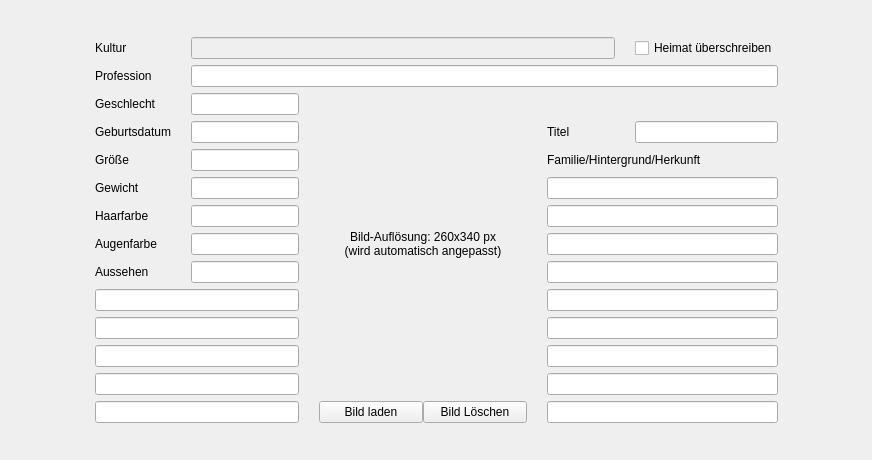
<?xml version="1.0" encoding="UTF-8"?>
<ui version="4.0">
 <class>formBeschreibung</class>
 <widget class="QWidget" name="formBeschreibung">
  <property name="geometry">
   <rect>
    <x>0</x>
    <y>0</y>
    <width>872</width>
    <height>460</height>
   </rect>
  </property>
  <property name="windowTitle">
   <string>Beschreibung</string>
  </property>
  <layout class="QGridLayout" name="gridLayout_3">
   <item row="0" column="0">
    <layout class="QGridLayout" name="gridLayout">
     <property name="sizeConstraint">
      <enum>QLayout::SetDefaultConstraint</enum>
     </property>
     <item row="1" column="1">
      <layout class="QGridLayout" name="gridLayout_2">
       <property name="horizontalSpacing">
        <number>20</number>
       </property>
       <item row="6" column="1">
        <widget class="QLineEdit" name="leHaarfarbe"/>
       </item>
       <item row="0" column="4">
        <widget class="QCheckBox" name="chkKultur">
         <property name="text">
          <string>Heimat überschreiben</string>
         </property>
        </widget>
       </item>
       <item row="13" column="2">
        <layout class="QHBoxLayout" name="horizontalLayout">
         <item>
          <widget class="QPushButton" name="buttonLoadImage">
           <property name="text">
            <string>Bild laden</string>
           </property>
          </widget>
         </item>
         <item>
          <widget class="QPushButton" name="buttonDeleteImage">
           <property name="text">
            <string>Bild Löschen</string>
           </property>
          </widget>
         </item>
        </layout>
       </item>
       <item row="2" column="0">
        <widget class="QLabel" name="label_3">
         <property name="text">
          <string>Geschlecht</string>
         </property>
        </widget>
       </item>
       <item row="9" column="0" colspan="2">
        <widget class="QLineEdit" name="leAussehen2"/>
       </item>
       <item row="4" column="3" colspan="2">
        <widget class="QLabel" name="label_10">
         <property name="text">
          <string>Familie/Hintergrund/Herkunft</string>
         </property>
        </widget>
       </item>
       <item row="2" column="2" rowspan="11">
        <widget class="QLabel" name="labelImage">
         <property name="minimumSize">
          <size>
           <width>208</width>
           <height>272</height>
          </size>
         </property>
         <property name="maximumSize">
          <size>
           <width>208</width>
           <height>272</height>
          </size>
         </property>
         <property name="text">
          <string>Bild-Auflösung: 260x340 px
(wird automatisch angepasst)</string>
         </property>
         <property name="alignment">
          <set>Qt::AlignCenter</set>
         </property>
         <property name="wordWrap">
          <bool>true</bool>
         </property>
        </widget>
       </item>
       <item row="10" column="0" colspan="2">
        <widget class="QLineEdit" name="leAussehen3"/>
       </item>
       <item row="7" column="1">
        <widget class="QLineEdit" name="leAugenfarbe"/>
       </item>
       <item row="5" column="0">
        <widget class="QLabel" name="label_6">
         <property name="text">
          <string>Gewicht</string>
         </property>
        </widget>
       </item>
       <item row="6" column="3" colspan="2">
        <widget class="QLineEdit" name="leHintergrund1"/>
       </item>
       <item row="8" column="0">
        <widget class="QLabel" name="label_9">
         <property name="text">
          <string>Aussehen</string>
         </property>
        </widget>
       </item>
       <item row="13" column="0" colspan="2">
        <widget class="QLineEdit" name="leAussehen6"/>
       </item>
       <item row="13" column="3" colspan="2">
        <widget class="QLineEdit" name="leHintergrund8"/>
       </item>
       <item row="2" column="1">
        <widget class="QLineEdit" name="leGeschlecht"/>
       </item>
       <item row="12" column="3" colspan="2">
        <widget class="QLineEdit" name="leHintergrund7"/>
       </item>
       <item row="6" column="0">
        <widget class="QLabel" name="label_7">
         <property name="text">
          <string>Haarfarbe</string>
         </property>
        </widget>
       </item>
       <item row="5" column="1">
        <widget class="QLineEdit" name="leGewicht"/>
       </item>
       <item row="0" column="0">
        <widget class="QLabel" name="label_11">
         <property name="text">
          <string>Kultur</string>
         </property>
        </widget>
       </item>
       <item row="5" column="3" colspan="2">
        <widget class="QLineEdit" name="leHintergrund0"/>
       </item>
       <item row="4" column="1">
        <widget class="QLineEdit" name="leGroesse"/>
       </item>
       <item row="7" column="0">
        <widget class="QLabel" name="label_8">
         <property name="text">
          <string>Augenfarbe</string>
         </property>
        </widget>
       </item>
       <item row="10" column="3" colspan="2">
        <widget class="QLineEdit" name="leHintergrund5"/>
       </item>
       <item row="3" column="1">
        <widget class="QLineEdit" name="leGeburtsdatum"/>
       </item>
       <item row="8" column="1">
        <widget class="QLineEdit" name="leAussehen1"/>
       </item>
       <item row="7" column="3" colspan="2">
        <widget class="QLineEdit" name="leHintergrund2"/>
       </item>
       <item row="3" column="0">
        <widget class="QLabel" name="label_4">
         <property name="text">
          <string>Geburtsdatum</string>
         </property>
        </widget>
       </item>
       <item row="9" column="3" colspan="2">
        <widget class="QLineEdit" name="leHintergrund4"/>
       </item>
       <item row="11" column="3" colspan="2">
        <widget class="QLineEdit" name="leHintergrund6"/>
       </item>
       <item row="4" column="0">
        <widget class="QLabel" name="label_5">
         <property name="text">
          <string>Größe</string>
         </property>
        </widget>
       </item>
       <item row="3" column="3">
        <widget class="QLabel" name="label_2">
         <property name="minimumSize">
          <size>
           <width>68</width>
           <height>0</height>
          </size>
         </property>
         <property name="text">
          <string>Titel</string>
         </property>
        </widget>
       </item>
       <item row="0" column="1" colspan="3">
        <widget class="QLineEdit" name="leKultur">
         <property name="enabled">
          <bool>false</bool>
         </property>
        </widget>
       </item>
       <item row="11" column="0" colspan="2">
        <widget class="QLineEdit" name="leAussehen4"/>
       </item>
       <item row="1" column="1" colspan="4">
        <widget class="QLineEdit" name="leProfession"/>
       </item>
       <item row="3" column="4">
        <widget class="QLineEdit" name="leTitel">
         <property name="minimumSize">
          <size>
           <width>0</width>
           <height>0</height>
          </size>
         </property>
        </widget>
       </item>
       <item row="8" column="3" colspan="2">
        <widget class="QLineEdit" name="leHintergrund3"/>
       </item>
       <item row="1" column="0">
        <widget class="QLabel" name="label">
         <property name="text">
          <string>Profession</string>
         </property>
        </widget>
       </item>
       <item row="12" column="0" colspan="2">
        <widget class="QLineEdit" name="leAussehen5"/>
       </item>
      </layout>
     </item>
     <item row="0" column="1">
      <spacer name="verticalSpacer_7">
       <property name="orientation">
        <enum>Qt::Vertical</enum>
       </property>
       <property name="sizeHint" stdset="0">
        <size>
         <width>20</width>
         <height>40</height>
        </size>
       </property>
      </spacer>
     </item>
     <item row="1" column="3">
      <spacer name="horizontalSpacer_2">
       <property name="orientation">
        <enum>Qt::Horizontal</enum>
       </property>
       <property name="sizeHint" stdset="0">
        <size>
         <width>40</width>
         <height>20</height>
        </size>
       </property>
      </spacer>
     </item>
     <item row="2" column="1">
      <spacer name="verticalSpacer">
       <property name="orientation">
        <enum>Qt::Vertical</enum>
       </property>
       <property name="sizeType">
        <enum>QSizePolicy::Expanding</enum>
       </property>
       <property name="sizeHint" stdset="0">
        <size>
         <width>20</width>
         <height>40</height>
        </size>
       </property>
      </spacer>
     </item>
     <item row="1" column="0">
      <spacer name="horizontalSpacer">
       <property name="orientation">
        <enum>Qt::Horizontal</enum>
       </property>
       <property name="sizeHint" stdset="0">
        <size>
         <width>40</width>
         <height>20</height>
        </size>
       </property>
      </spacer>
     </item>
    </layout>
   </item>
  </layout>
 </widget>
 <tabstops>
  <tabstop>leProfession</tabstop>
  <tabstop>leGeschlecht</tabstop>
  <tabstop>leGeburtsdatum</tabstop>
  <tabstop>leTitel</tabstop>
  <tabstop>leGroesse</tabstop>
  <tabstop>leGewicht</tabstop>
  <tabstop>leHaarfarbe</tabstop>
  <tabstop>leAugenfarbe</tabstop>
  <tabstop>leAussehen1</tabstop>
  <tabstop>leAussehen2</tabstop>
  <tabstop>leAussehen3</tabstop>
  <tabstop>leAussehen4</tabstop>
  <tabstop>leAussehen5</tabstop>
  <tabstop>leAussehen6</tabstop>
  <tabstop>leHintergrund0</tabstop>
  <tabstop>leHintergrund1</tabstop>
  <tabstop>leHintergrund2</tabstop>
  <tabstop>leHintergrund3</tabstop>
  <tabstop>leHintergrund4</tabstop>
  <tabstop>leHintergrund5</tabstop>
  <tabstop>leHintergrund6</tabstop>
  <tabstop>leHintergrund7</tabstop>
  <tabstop>leHintergrund8</tabstop>
 </tabstops>
 <resources/>
 <connections/>
</ui>
